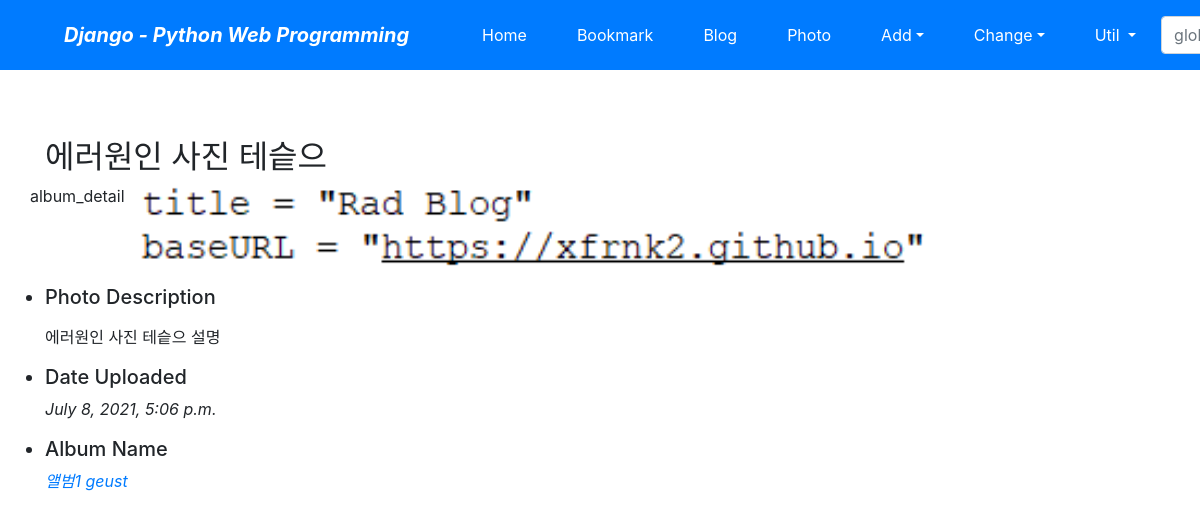
Screenshot of /photo/photo/20/ with the database file from the repository.
### photo/models.py (models this page shows, shortened)
class Photo(models.Model):
    album = models.ForeignKey(Album, on_delete=models.CASCADE)
    title = models.CharField('TITLE', max_length=30)
    description = models.TextField('Photo Description', blank=True)
    image = ThumbnailImageField(upload_to='photo/%Y/%m')
    upload_dt = models.DateTimeField('Upload Date', auto_now_add=True)
    owner = models.ForeignKey('auth.User', on_delete=models.CASCADE, verbose_name='OWNER', blank=True, null=True)
    class Meta:
        ordering = ('title',)

class Album(models.Model):
    name = models.CharField(max_length=30)
    description = models.CharField('One Line Description', max_length=100, blank= True)
    owner = models.ForeignKey('auth.User', on_delete=models.CASCADE, verbose_name='OWNER', blank=True, null=True)
    class Meta:
        ordering = ('name',)

### photo/views.py (the view)
# urls.py: path('photo/<int:pk>/', views.PhotoDV.as_view(), name='photo_detail'),
class PhotoDV(DetailView):
    model = Photo

### photo/templates/photo/photo_detail.html (shortened to what this page needs)
{% extends "base.html" %}
{% block content %}
    <h2 class="mt-5">{{ object.title }}</h2>
    <div class="row">album_detail
        <div class="col-md-9">
            <a href="{{ object.image.url }}">
                <img src="{{ object.image.url }}" style="width: 100%;">
            </a>
        </div>
        <ul class="col-md-3 mt-3">
            <li class="h5">Photo Description</li>
                {% if object.description %}<p>{{ object.description|linebreaks }}</p>
                {% else %}<p>(blank)</p>{% endif %}
            <li class="h5">Date Uploaded</li>
                <p class="font-italic">{{ object.upload_dt }}</p>
            <li class="h5">Album Name</li>
                <p class="font-italic">
                    <a href="{% url 'photo:album_detail' object.album.id %}"> {{ object.album.name }} </a>
                </p>
        </ul>
    </div>
{% endblock %}

### rows the page displays
Photo: title "에러원인 사진 테슽으", image (picture), description "에러원인 사진 테슽으 설명", upload_dt "July 8, 2021, 5:06 p.m.", album.name "앨범1 geust"
